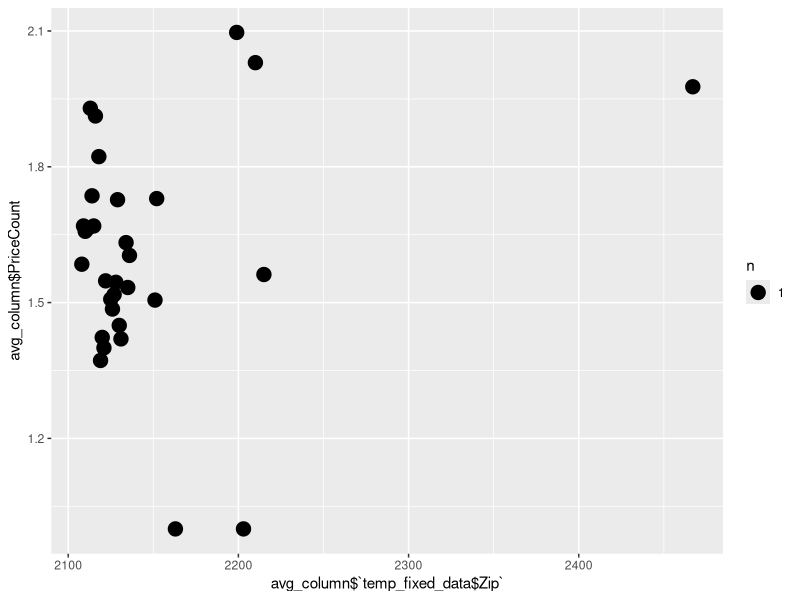

Generate this figure with R:
## ---- chunk 1
if (!require(tidyverse)) {install.packages("tidyverse")}
library(tidyverse)
library(readr)
library(ggplot2)
## ---- chunk 2
fixed_data <- read_csv("unique-boston-rest.csv")
temp_fixed_data <- data.frame("PriceCount" = fixed_data$PriceCount, "Zip" = fixed_data$Zip)
#filtering for only Boston zips we have income data for
temp_fixed_data <- temp_fixed_data[temp_fixed_data$Zip %in% c("2151","2152","2129","2128","2113","2114","2203","2110","2109","2108","2111","2116","2210","2199","2115","2215","2118","2127","2120","2119","2125","2122","2121","2130","2131","2126","2136","2467","2135","2134","2163"), ]

avg_column <- aggregate(. ~ temp_fixed_data$Zip, temp_fixed_data[-2], mean)
ggplot(data = avg_column, aes(x = avg_column$`temp_fixed_data$Zip`, y=avg_column$PriceCount)) + geom_count()
